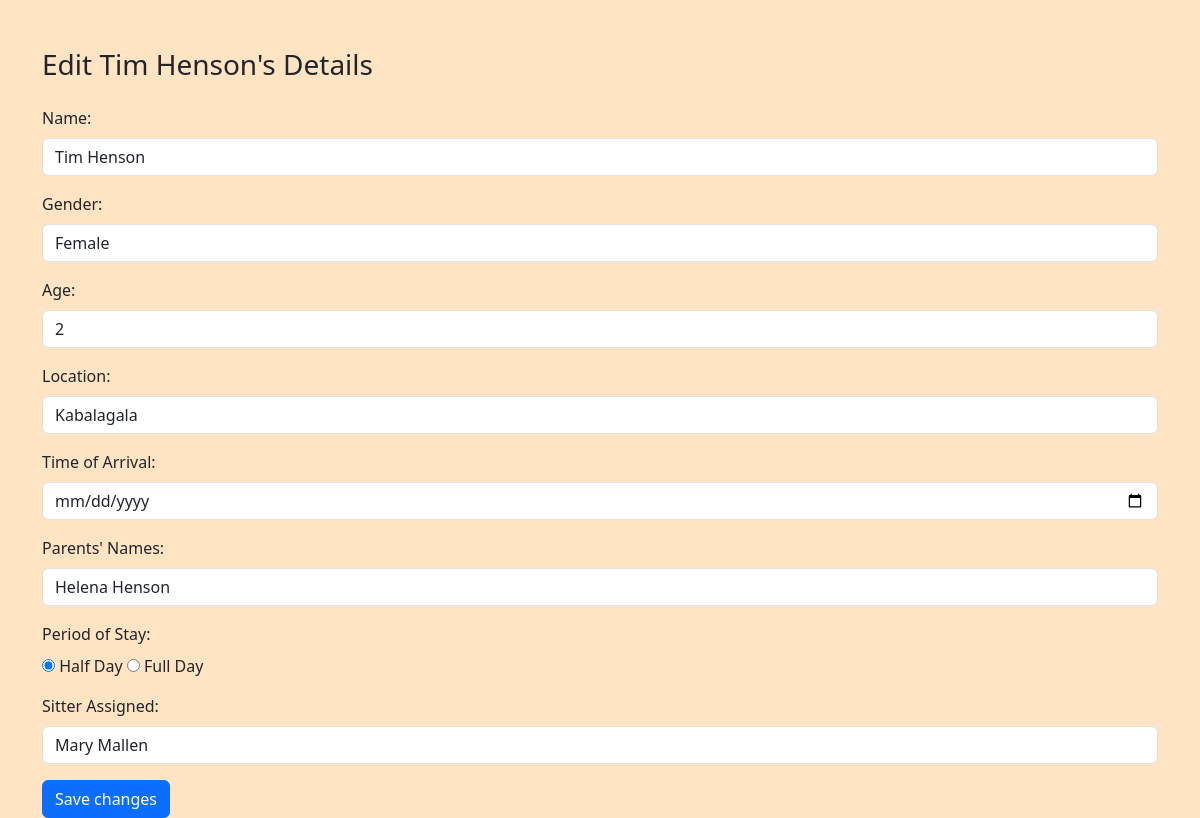
The app's page /view_baby/31/ with its own data.
### daystar/models.py (models this page shows, shortened)
class Baby(models.Model):
    name = models.CharField(max_length=100)
    gender = models.CharField(max_length=10)
    age = models.IntegerField()
    location = models.CharField(max_length=100)
    person_bringing_baby = models.CharField(max_length=100)
    time_of_arrival = models.DateTimeField()
    parents_names = models.CharField(max_length=200)
    fee_in_ugx = models.DecimalField(max_digits=10, decimal_places=2)
    period_of_stay = models.CharField(max_length=100)
    baby_number = models.CharField(max_length=20)
    sitter_assigned_to = models.CharField(max_length=100, default="Any")

### daystar/views.py (the view)
# urls.py: path('view_baby/<int:baby_id>/', views.view_baby, name='view_baby'),
def view_baby(request, baby_id):
    baby = get_object_or_404(Baby, pk=baby_id)
    sitter_assigned_to = Sitter.objects.get(id=baby.sitter_assigned_to)
    content = {
        'baby': baby,
        'sitter_assigned_to': sitter_assigned_to,
        'other_sitters':  Sitter.objects.all(),
    }
    return render(request, 'view_baby.html', content)

### templates/view_baby.html (shortened to what this page needs)
{% load static %}
<!DOCTYPE html>
<!DOCTYPE html>
    <html lang="en">
        <head>
            <link rel="stylesheet" href="{% static 'styles/bootstrap.css' %}">
    </head>
    <body style="background-color: bisque;">
        <div class="container mt-5">
            <h3 class="mb-4">Edit {{ baby.name }}'s Details</h3>
            <form method="post" action="{% url 'edit_baby' baby.id %}">
                <div class="form-group mt-3 mb-3">
                    <label class="mb-2" for="name">Name:</label>
                    <input type="text" class="form-control" id="name" name="name" value="{{ baby.name }}">
                </div>
                <div class="form-group mt-3 mb-3">
                    <label class="mb-2" for="gender">Gender:</label>
                    <select id="gender" name="gender" class="form-control" required>
                        <option value="female" {% if baby.gender == 'female' %}selected{% endif %}>Female</option>
                    </select>
                </div>
                <div class="form-group mt-3 mb-3">
                    <label class="mb-2" for="age">Age:</label>
                    <input type="number" class="form-control" id="age" name="age" value="{{ baby.age }}">
                </div>
                <div class="form-group mt-3 mb-3">
                    <label class="mb-2" for="location">Location:</label>
                    <input type="text" class="form-control" id="location" name="location" value="{{ baby.location }}">
                </div>
                <div class="form-group mt-3 mb-3">
                    <label class="mb-2" for="time_of_arrival">Time of Arrival:</label>
                    <input type="date" class="form-control" id="time_of_arrival" name="time_of_arrival" value="{{ baby.time_of_arrival }}">
                </div>
                <div class="form-group mt-3 mb-3">
                    <label class="mb-2" for="parents_names">Parents' Names:</label>
                    <input type="text" class="form-control" id="parents_names" name="parents_names" value="{{ baby.parents_names }}">
                </div>
                <div class="form-group mt-3 mb-3">
                    <label class="mb-2" for="period_of_stay">Period of Stay:</label>
                    <div class="radio-container">
                        <input type="radio" id="half_day" name="period_of_stay" value="half-day"
                        {% if baby.period_of_stay == 'half-day' %}
                        checked
                        {% endif %}>
                        <label for="half_day">Half Day</label>
                        <input type="radio" id="full_day" name="period_of_stay" value="full-day"
                        >
                        <label for="full_day">Full Day</label>
                    </div>
                </div>
                <div class="mb-3">
                    <label for="sitter" class="form-label">Sitter Assigned:</label>
                    <select id="sitter" name="sitter" class="form-control" required>
                        {% for sitter in other_sitters %}
                            <option value="{{ sitter.id }}">{{ sitter.name }}</option>
                        {% endfor %}
                    </select>
                </div>
                    <button type="submit" class="btn btn-primary">Save changes</button>
            </form>
        </div>
    </body>
    </html>

### records on screen
Baby: name "Tim Henson", gender "Female", age "2", location "Kabalagala", parents_names "Helena Henson", period_of_stay "☑ Half Day", period_of_stay "☐ Full Day"

### other values on screen
form field sitter "Mary Mallen"
